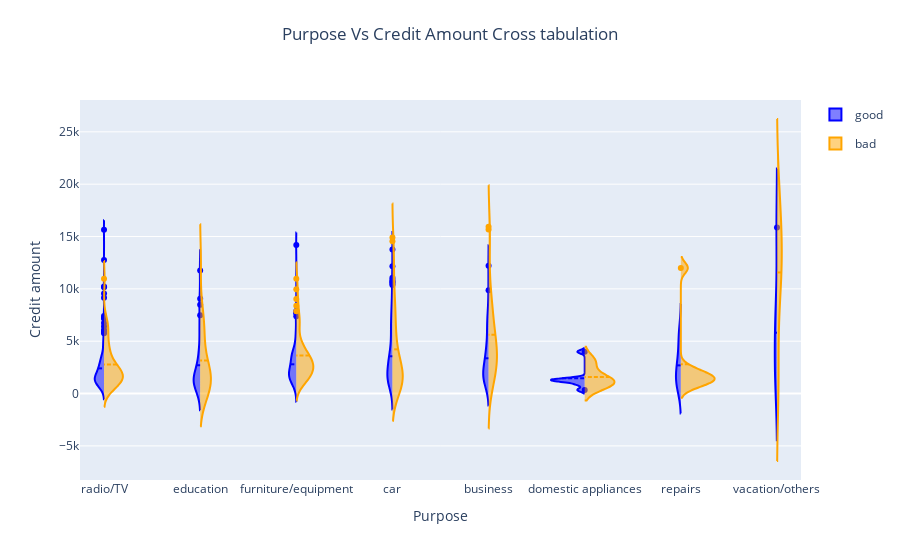

Notebook code cell kept with this figure:
### Code cell
PC =credit.loc[:,['Purpose','Credit amount','Risk']]
fig = go.Figure()

fig.add_trace(go.Violin(x=PC['Purpose'][ PC['Risk'] == 'good' ],
                        y=PC['Credit amount'][  PC['Risk'] == 'good' ],
                        legendgroup='good', scalegroup='good', name='good',
                        side='negative',
                        line_color='blue')
             )
fig.add_trace(go.Violin(x=PC['Purpose'][ PC['Risk'] == 'bad' ],
                        y=PC['Credit amount'][  PC['Risk'] == 'bad' ],
                        legendgroup='bad', scalegroup='bad', name='bad',
                        side='positive',
                        line_color='orange')
             )
fig.update_traces(meanline_visible=True)
fig.update_layout(violingap=0, violinmode='overlay')
fig.update_layout(
    title={
          'text':"Purpose Vs Credit Amount Cross tabulation",
        'y':.95,
        'x':.5,
        'xanchor': 'center',
        'yanchor': 'top'
    },
    xaxis_title="Purpose",
    yaxis_title="Credit amount",
   
)
fig.show()

### Figure 1 — Plotly figure (JSON) as saved in the notebook; plotly's stock layout.template omitted (floating-point values rounded to 4 significant figures; data arrays with more than 128 entries replaced by an {"elided": "..."} marker saying what was removed)
{"data": [{"legendgroup": "good", "line": {"color": "blue"}, "meanline": {"visible": true}, "name": "good", "scalegroup": "good", "side": "negative", "type": "violin", "x": {"elided": "700 str values"}, "y": {"elided": "700 int values"}}, {"legendgroup": "bad", "line": {"color": "orange"}, "meanline": {"visible": true}, "name": "bad", "scalegroup": "bad", "side": "positive", "type": "violin", "x": {"elided": "300 str values"}, "y": {"elided": "300 int values"}}], "layout": {"title": {"text": "Purpose Vs Credit Amount Cross tabulation", "x": 0.5, "xanchor": "center", "y": 0.95, "yanchor": "top"}, "violingap": 0, "violinmode": "overlay", "xaxis": {"title": {"text": "Purpose"}}, "yaxis": {"title": {"text": "Credit amount"}}}}
